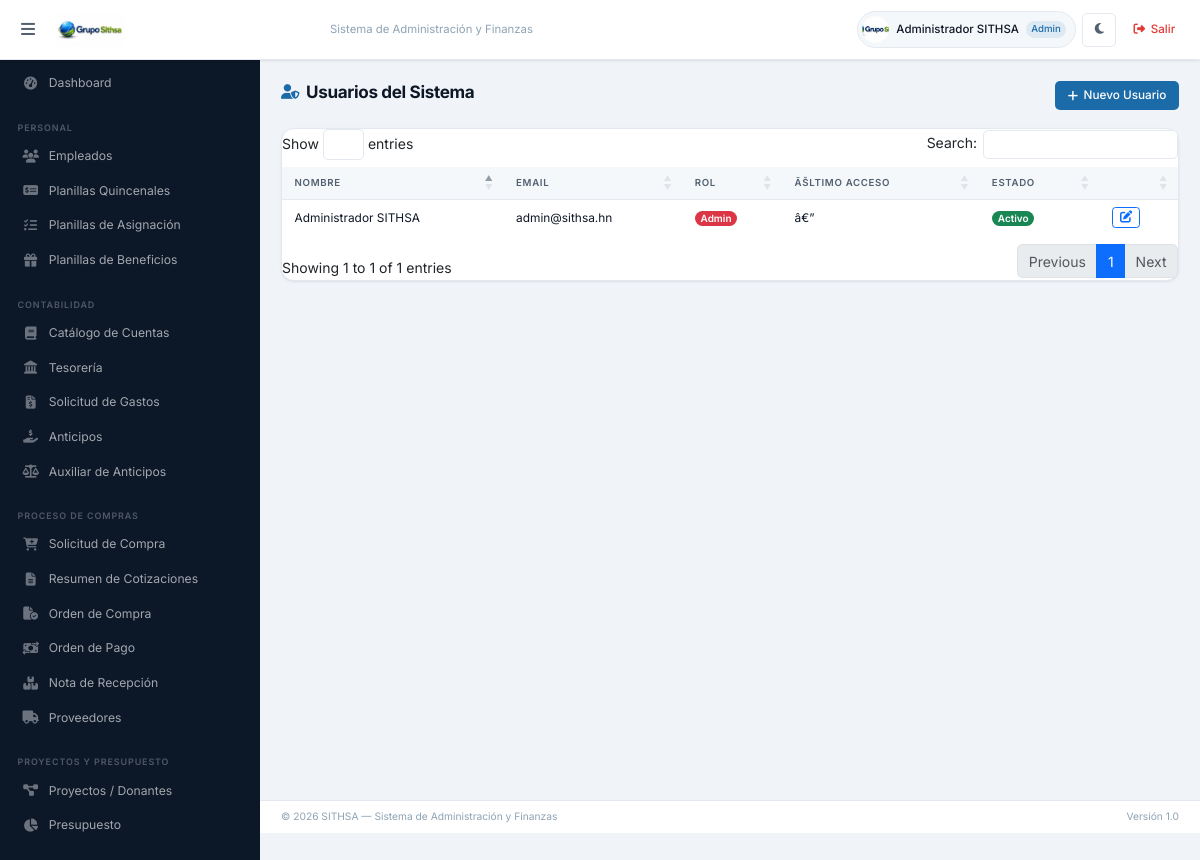
/usuarios.php (signed in), run on the app's committed database.
### tables this page shows
CREATE TABLE usuarios (
    id INT AUTO_INCREMENT PRIMARY KEY,
    nombre VARCHAR(100) NOT NULL,
    email VARCHAR(150) UNIQUE NOT NULL,
    password VARCHAR(255) NOT NULL,
    rol ENUM('admin','contador','asistente','visualizador') DEFAULT 'asistente',
    activo TINYINT(1) DEFAULT 1,
    ultimo_acceso DATETIME,
    created_at TIMESTAMP DEFAULT CURRENT_TIMESTAMP
);

### config/auth.php (called while the page is built, shortened)
<?php
function currentUser() {
    return [
        'id'     => $_SESSION['usuario_id'] ?? null,
        'nombre' => $_SESSION['usuario_nombre'] ?? '',
        'rol'    => $_SESSION['usuario_rol'] ?? '',
        'email'  => $_SESSION['usuario_email'] ?? '',
        'foto'   => $_SESSION['usuario_foto']  ?? '',
    ];
}

### usuarios.php (the view, shortened to what this page needs)
<?php
require_once __DIR__ . '/config/db.php';
require_once __DIR__ . '/config/auth.php';
$usuarios = $pdo->query("SELECT * FROM usuarios ORDER BY nombre")->fetchAll();
include __DIR__ . '/includes/header.php';
?>
<div class="page-header">
  <h1><i class="fas fa-user-shield"></i> Usuarios del Sistema</h1>
  <button class="btn-sithsa" data-bs-toggle="modal" data-bs-target="#modal-user"><i class="fas fa-plus"></i> Nuevo Usuario</button>
</div>
<div class="card"><div class="card-body p-0">
  <table id="tbl-usr" class="table-sithsa w-100">
    <thead><tr><th>Nombre</th><th>Email</th><th>Rol</th><th>Ãšltimo Acceso</th><th>Estado</th><th></th></tr></thead>
    <tbody>
      <?php foreach($usuarios as $u): ?>
      <tr>
        <td><?= htmlspecialchars($u['nombre']) ?></td>
        <td><?= htmlspecialchars($u['email']) ?></td>
        <td><span class="badge bg-<?= $u['rol']==='admin'?'danger':($u['rol']==='contador'?'primary':'secondary') ?>"><?= ucfirst($u['rol']) ?></span></td>
        <td><?= $u['ultimo_acceso']?date('d/m/Y H:i',strtotime($u['ultimo_acceso'])):'â€”' ?></td>
        <td><?= $u['activo']?'<span class="badge bg-success">Activo</span>':'<span class="badge bg-danger">Inactivo</span>' ?></td>
        <td><button class="btn btn-sm btn-outline-primary py-0 px-2" onclick='editUser(<?= json_encode(['id'=>$u['id'],'nombre'=>$u['nombre'],'email'=>$u['email'],'rol'=>$u['rol'],'activo'=>$u['activo']]) ?>)'><i class="fas fa-edit"></i></button></td>
      </tr>
      <?php endforeach; ?>
    </tbody>
  </table>
</div></div>
<?php
include __DIR__ . '/includes/footer.php';
?>

### includes/header.php (shortened to what this page needs)
<?php
$user = currentUser();
$_avatarFoto = $user['foto'] ? BASE_URL . $user['foto'] : '';
?>
<!DOCTYPE html>
<html lang="es">
<head>
  <link rel="stylesheet" href="https://cdnjs.cloudflare.com/ajax/libs/font-awesome/6.5.0/css/all.min.css">
  <link rel="stylesheet" href="https://cdn.datatables.net/1.13.7/css/dataTables.bootstrap5.min.css">
  <link rel="stylesheet" href="https://cdn.jsdelivr.net/npm/bootstrap@5.3.2/dist/css/bootstrap.min.css">
  <link rel="stylesheet" href="https://cdn.jsdelivr.net/npm/flatpickr/dist/flatpickr.min.css">
  <link rel="stylesheet" href="https://cdn.jsdelivr.net/npm/select2@4.1.0-rc.0/dist/css/select2.min.css">
  <link rel="stylesheet" href="https://cdn.jsdelivr.net/npm/select2-bootstrap-5-theme@1.3.0/dist/select2-bootstrap-5-theme.min.css">
  <link rel="stylesheet" href="<?= BASE_URL ?>assets/css/sithsa.css">
</head>
<body>
<nav id="topbar">
  <button class="btn-hamburger" id="btn-toggle-sidebar" title="Menú">
    <i class="fas fa-bars"></i>
  </button>
  <div class="brand">
    <img src="<?= BASE_URL ?>assets/images/sithsa.jpeg" alt="SITHSA">
  </div>
  <span class="topbar-title">Sistema de Administración y Finanzas</span>
  <div class="topbar-right">
    <a href="<?= BASE_URL ?>perfil.php" class="topbar-user d-none d-md-flex" style="text-decoration:none;color:inherit">
      <div class="avatar" style="background:none;padding:0;overflow:hidden;flex-shrink:0">
        <img src="<?= $_avatarFoto ?: BASE_URL . 'assets/images/sithsa.jpeg' ?>"
             alt=""
             style="width:27px;height:27px;object-fit:cover;border-radius:50%;display:block;">
      </div>
      <span><?= htmlspecialchars($user['nombre']) ?></span>
      <span class="topbar-role"><?= ucfirst($user['rol']) ?></span>
    </a>
    <button id="btn-theme" onclick="toggleTheme()" title="Cambiar tema">
      <i class="fas fa-moon" id="theme-icon"></i>
    </button>
    <a href="<?= BASE_URL ?>logout.php" class="btn-logout" title="Cerrar sesión">
      <i class="fas fa-sign-out-alt"></i> <span class="d-none d-md-inline">Salir</span>
    </a>
  </div>
</nav>
<?php include __DIR__ . '/sidebar.php'; ?>
<main id="main-content">

### data on the page
usuarios: nombre "Administrador SITHSA", rol "Admin", email "admin@sithsa.hn", shows "â€”", activo "Activo"
